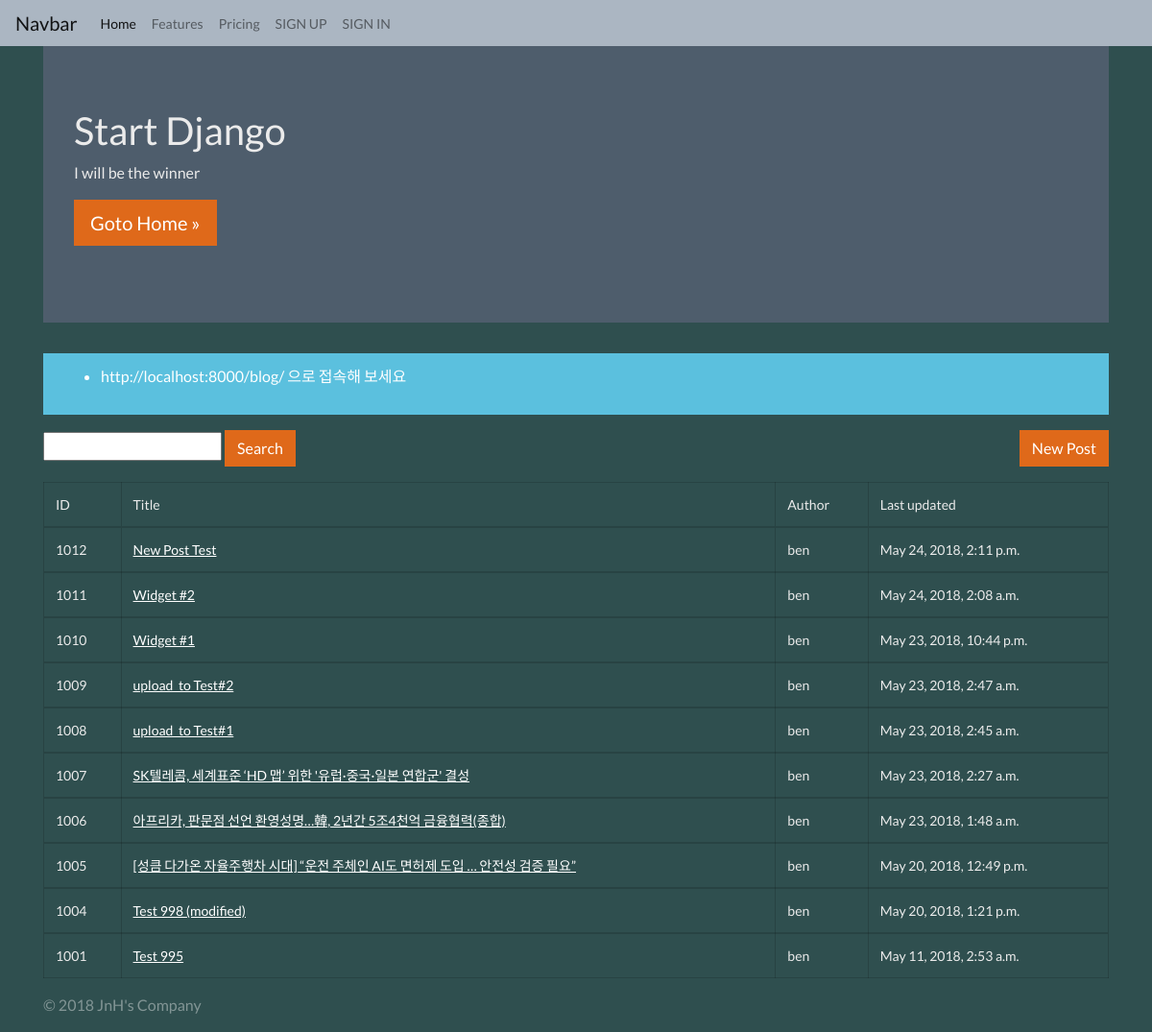
Screenshot of /blog/cbv/ with the database file from the repository.
### blog/models.py (models this page shows, shortened)
class Post(models.Model):
    STATUS_CHOICES = (
        ('d', 'Draft'),
        ('p', 'Published'),
        ('w', 'Withdrawn'),
    )
    user = models.ForeignKey(settings.AUTH_USER_MODEL)
    title = models.CharField(max_length=100, verbose_name="Subject", help_text="input title, max 100")
    content = models.TextField(verbose_name="Content")
    photo = models.ImageField(blank=True, upload_to='blog/post/%Y/%m/%d')
    tag = models.CharField(max_length=50, blank=True, help_text="write tags")
    lnglat = models.CharField(max_length=30,
        validators=[lnglat_validator],
        help_text="\"longtitude,latitude\" type",
        blank=True
    )
    status = models.CharField(max_length=1, choices=STATUS_CHOICES)
    tag_set = models.ManyToManyField('Tag', blank=True)
    ip = models.CharField(max_length=20)
    created_at = models.DateTimeField(auto_now_add=True)
    updated_at = models.DateTimeField(auto_now=True)
    class Meta:
        ordering = ['-id']

### blog/context_processors.py (called while the page is built)
def blog(request):
    return {
        'current_datetime': timezone.now()
    }

### blog/templates/blog/post_list.html
{% extends "blog/layout.html" %}
{% block content %}
<div class="container">
    <div class="jumbotron">
        <h1>Start Django</h1>
        <p>I will be the winner</p>
        <p>
            <a class="btn btn-lg btn-primary" href="http://facebook.com/groups/askdjango">
                    Goto Home &raquo;
            </a>
        </p>
    </div>
    <div class="row">
        <div class="col-sm-12">
            <div class="alert alert-info">
                <ul>
                    <li>http://localhost:8000/blog/ 으로 접속해 보세요</li>
                </ul>
            </div>
            <a href="{% url 'blog:post_new' %}" class="btn btn-primary float-right">New Post</a>
            <p>
                <form action="" method="GET">
                    <input type="text" name="q" value="{{ q }}">
                    <input class="btn btn-primary" type="submit" value="Search">
                </form>
            </p>
            <table class="table table-hover table-bordered">
                <thead>
                    <tr>
                        <td>ID</td>
                        <td>Title</td>
                        <td>Author</td>
                        <td>Last updated</td>
                    </tr>
                </thead>
            {% for post in post_list %}
                <tbody>
                    <tr>
                        <td>{{ post.id }}</td>
                        <td><a href="{% url 'blog:post_detail' post.id %}"> {{ post.title }} </a></td>
                        <td>{{ post.user }}</td>
                        <td>{{ post.updated_at }}</td>
                    </tr>
                </tbody>
            {% endfor %}
            </table>
        </div>
    </div>
</div>
{% endblock %}

### start_django/static/style.css (style rules this page uses)
body { background-color: darkslategrey }

### rows the page displays
Post: id "1012", title "New Post Test", user "ben", updated_at "May 24, 2018, 2:11 p.m."
Post: id "1011", title "Widget #2", user "ben", updated_at "May 24, 2018, 2:08 a.m."
Post: id "1010", title "Widget #1", user "ben", updated_at "May 23, 2018, 10:44 p.m."
Post: id "1009", title "upload_to Test#2", user "ben", updated_at "May 23, 2018, 2:47 a.m."
Post: id "1008", title "upload_to Test#1", user "ben", updated_at "May 23, 2018, 2:45 a.m."
Post: id "1007", title "SK텔레콤, 세계표준 ‘HD 맵’ 위한 '유럽·중국·일본 연합군' 결성", user "ben", updated_at "May 23, 2018, 2:27 a.m."
Post: id "1006", title "아프리카, 판문점 선언 환영성명…韓, 2년간 5조4천억 금융협력(종합)", user "ben", updated_at "May 23, 2018, 1:48 a.m."
Post: id "1005", title "[성큼 다가온 자율주행차 시대] “운전 주체인 AI도 면허제 도입 … 안전성 검증 필요”", user "ben", updated_at "May 20, 2018, 12:49 p.m."
Post: id "1004", title "Test 998 (modified)", user "ben", updated_at "May 20, 2018, 1:21 p.m."
Post: id "1001", title "Test 995", user "ben", updated_at "May 11, 2018, 2:53 a.m."
